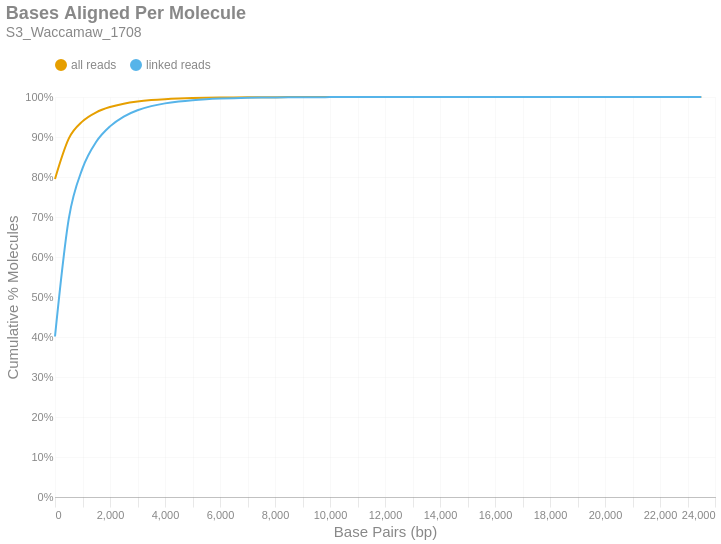

Notebook code cell kept with this figure:
### Markdown cell above
### Bases Aligned Per Molecule
This is a cumulative frequency distribution showing the number of base pairs aligned per unique molecule. These data are shown in 500 bp bins. There are two distributions: one with `all reads` (yellow) and another with only `linked reads` (blue). The percent of molecules in the `linked reads` distribution is relative to the total number of linked molecules.

### Code cell
if SKIPLR:
    print_html(f"Skipped")
else:
    binned_df = consolidated_hist(valids['aligned_bp'], mask, 500, True)
    with SafeRender(binned_df):
        (
            density_plot(binned_df, 'Bases Aligned Per Molecule', samplename, 'basesper')
            .encode(
                x=alt.X('bin:Q', title="Base Pairs (bp)").axis(tickMinStep=500).scale(padding=0),
                y=alt.Y('value:Q', title='Cumulative % Molecules')
                    .axis(format='%')
                    .scale(domain = [0,1])
                    .stack(False),
                color=alt.Color("key:N").scale(domain = ["all reads", "linked reads"]),
                tooltip = [
                    alt.Tooltip("key:N", title = "Data Type"),
                    alt.Tooltip("range_label:N", title="Bases Aligned Per Molecule"),
                    alt.Tooltip("value:Q", format = ".2%", title="% Molecules (Cum.)")
                ]
            )
        ).display()

### Figure 1 — Vega-Lite specification as saved in the notebook (floating-point values rounded to 4 significant figures)
{"width": "container", "height": 400, "config": {"title": {"anchor": "start", "dy": -15, "fontSize": 18, "color": "#888888", "subtitleColor": "#888888", "subtitleFontSize": 14}, "arc": {"fill": "#0072B2"}, "axis": {"domainColor": "#888888", "domainWidth": 0.5, "gridWidth": 0.2, "grid": false, "titleFontWeight": 400, "titleFontSize": 15, "labelFontSize": 11, "labelColor": "#888888", "tickColor": "#888888", "tickWidth": 0.2, "titleColor": "#888888"}, "axisBand": {"grid": false}, "axisX": {"grid": true, "tickSize": 10, "domainCap": "round"}, "axisY": {"domain": false, "grid": true, "tickSize": 0, "domainCap": "round"}, "background": "transparent", "header": {"labelFontSize": 15, "labelColor": "#888888", "titleFontSize": 15, "titleFontWeight": 600, "titleColor": "#888888"}, "legend": {"labelFont": "sans-serif", "labelFontSize": 12, "labelColor": "#888888", "symbolSize": 100, "symbolType": "circle", "titleFontSize": 12, "titlePadding": 10, "titleColor": "#888888", "title": null, "orient": "top"}, "range": {"category": ["#E69F00", "#56B4E9", "#009E73", "#F0E442", "#0072B2", "#D55E00", "#CC79A7", "#000000"], "diverging": ["#cfe8f3", "#a2d4ec", "#73bfe2", "#46abdb", "#1696d2", "#12719e"]}, "area": {"fill": "#0072B2", "fillOpacity": 0.7, "line": true, "strokeOpacity": 0.7}, "line": {"color": "#0072B2", "stroke": "#0072B2", "strokeWidth": 2}, "trail": {"color": "#0072B2", "stroke": "#0072B2", "strokeWidth": 0, "size": 1}, "point": {"filled": true, "fillOpacity": 1.0, "size": 95}, "text": {"color": "#888888", "fontSize": 11, "align": "right", "fontWeight": 400, "size": 11}, "bar": {"fill": "#0072B2", "stroke": null}, "view": {"stroke": null, "continuousWidth": 660, "continuousHeight": 400}}, "data": {"name": "data-2dcd217e088060f3dbf3d3257f77bb56"}, "mark": {"type": "line", "interpolate": "monotone", "point": {"opacity": 0, "size": 275}}, "encoding": {"color": {"field": "key", "scale": {"domain": ["all reads", "linked reads"]}, "type": "nominal"}, "tooltip": [{"field": "key", "title": "Data Type", "type": "nominal"}, {"field": "range_label", "title": "Bases Aligned Per Molecule", "type": "nominal"}, {"field": "value", "format": ".2%", "title": "% Molecules (Cum.)", "type": "quantitative"}], "x": {"axis": {"tickMinStep": 500}, "field": "bin", "scale": {"padding": 0}, "title": "Base Pairs (bp)", "type": "quantitative"}, "y": {"axis": {"format": "%"}, "field": "value", "scale": {"domain": [0, 1]}, "stack": false, "title": "Cumulative % Molecules", "type": "quantitative"}}, "params": [{"name": "param_c36ac31b6afebe62", "select": {"type": "point", "fields": ["key"]}, "bind": "legend"}], "title": {"text": "Bases Aligned Per Molecule", "subtitle": "S3_Waccamaw_1708"}, "transform": [{"fold": ["all reads (cumsum)", "linked reads (cumsum)"]}, {"calculate": "replace(datum.key, ' (cumsum)', '')", "as": "key"}, {"filter": {"param": "param_c36ac31b6afebe62"}}], "usermeta": {"embedOptions": {"downloadFileName": "S3_Waccamaw_1708.basesper"}}, "$schema": "https://vega.github.io/schema/vega-lite/v6.1.0.json", "datasets": {"data-2dcd217e088060f3dbf3d3257f77bb56": [{"bin": "0.0", "interval": "0.0-500.0", "all reads": 0.7951, "linked reads": 0.4013, "all reads (cumsum)": 0.7951, "linked reads (cumsum)": 0.4013, "range_label": "0-499"}, {"bin": "500.0", "interval": "500.0-1000.0", "all reads": 0.1008, "linked reads": 0.2939, "all reads (cumsum)": 0.8959, "linked reads (cumsum)": 0.6951, "range_label": "500-999"}, {"bin": "1000.0", "interval": "1000.0-1500.0", "all reads": 0.04315, "linked reads": 0.1264, "all reads (cumsum)": 0.9391, "linked reads (cumsum)": 0.8215, "range_label": "1000-1499"}, {"bin": "1500.0", "interval": "1500.0-2000.0", "all reads": 0.02276, "linked reads": 0.06666, "all reads (cumsum)": 0.9618, "linked reads (cumsum)": 0.8882, "range_label": "1500-1999"}, {"bin": "2000.0", "interval": "2000.0-2500.0", "all reads": 0.01312, "linked reads": 0.03842, "all reads (cumsum)": 0.9749, "linked reads (cumsum)": 0.9266, "range_label": "2000-2499"}, {"bin": "2500.0", "interval": "2500.0-3000.0", "all reads": 0.008385, "linked reads": 0.02456, "all reads (cumsum)": 0.9833, "linked reads (cumsum)": 0.9512, "range_label": "2500-2999"}, {"bin": "3000.0", "interval": "3000.0-3500.0", "all reads": 0.005364, "linked reads": 0.01571, "all reads (cumsum)": 0.9887, "linked reads (cumsum)": 0.9669, "range_label": "3000-3499"}, {"bin": "3500.0", "interval": "3500.0-4000.0", "all reads": 0.003531, "linked reads": 0.01034, "all reads (cumsum)": 0.9922, "linked reads (cumsum)": 0.9772, "range_label": "3500-3999"}, {"bin": "4000.0", "interval": "4000.0-4500.0", "all reads": 0.002341, "linked reads": 0.006857, "all reads (cumsum)": 0.9946, "linked reads (cumsum)": 0.9841, "range_label": "4000-4499"}, {"bin": "4500.0", "interval": "4500.0-5000.0", "all reads": 0.001608, "linked reads": 0.004711, "all reads (cumsum)": 0.9962, "linked reads (cumsum)": 0.9888, "range_label": "4500-4999"}, {"bin": "5000.0", "interval": "5000.0-5500.0", "all reads": 0.001135, "linked reads": 0.003325, "all reads (cumsum)": 0.9973, "linked reads (cumsum)": 0.9921, "range_label": "5000-5499"}, {"bin": "5500.0", "interval": "5500.0-6000.0", "all reads": 0.0007833, "linked reads": 0.002294, "all reads (cumsum)": 0.9981, "linked reads (cumsum)": 0.9944, "range_label": "5500-5999"}, {"bin": "6000.0", "interval": "6000.0-6500.0", "all reads": 0.0005362, "linked reads": 0.001571, "all reads (cumsum)": 0.9986, "linked reads (cumsum)": 0.996, "range_label": "6000-6499"}, {"bin": "6500.0", "interval": "6500.0-7000.0", "all reads": 0.0003857, "linked reads": 0.00113, "all reads (cumsum)": 0.999, "linked reads (cumsum)": 0.9971, "range_label": "6500-6999"}, {"bin": "7000.0", "interval": "7000.0-7500.0", "all reads": 0.0002862, "linked reads": 0.0008382, "all reads (cumsum)": 0.9993, "linked reads (cumsum)": 0.9979, "range_label": "7000-7499"}, {"bin": "7500.0", "interval": "7500.0-8000.0", "all reads": 0.0001964, "linked reads": 0.0005754, "all reads (cumsum)": 0.9995, "linked reads (cumsum)": 0.9985, "range_label": "7500-7999"}, {"bin": "8000.0", "interval": "8000.0-8500.0", "all reads": 0.000144, "linked reads": 0.0004217, "all reads (cumsum)": 0.9996, "linked reads (cumsum)": 0.9989, "range_label": "8000-8499"}, {"bin": "8500.0", "interval": "8500.0-9000.0", "all reads": 0.0001022, "linked reads": 0.0002995, "all reads (cumsum)": 0.9997, "linked reads (cumsum)": 0.9992, "range_label": "8500-8999"}, {"bin": "9000.0", "interval": "9000.0-9500.0", "all reads": 7.143e-05, "linked reads": 0.0002092, "all reads (cumsum)": 0.9998, "linked reads (cumsum)": 0.9994, "range_label": "9000-9499"}, {"bin": "9500.0", "interval": "9500.0-10000.0", "all reads": 5.089e-05, "linked reads": 0.0001491, "all reads (cumsum)": 0.9999, "linked reads (cumsum)": 0.9996, "range_label": "9500-9999"}, {"bin": "10000.0", "interval": "10000.0-10500.0", "all reads": 4.063e-05, "linked reads": 0.000119, "all reads (cumsum)": 0.9999, "linked reads (cumsum)": 0.9997, "range_label": "10000-10499"}, {"bin": "10500.0", "interval": "10500.0-11000.0", "all reads": 2.679e-05, "linked reads": 7.846e-05, "all reads (cumsum)": 0.9999, "linked reads (cumsum)": 0.9998, "range_label": "10500-10999"}, {"bin": "11000.0", "interval": "11000.0-11500.0", "all reads": 1.964e-05, "linked reads": 5.754e-05, "all reads (cumsum)": 0.9999, "linked reads (cumsum)": 0.9998, "range_label": "11000-11499"}, {"bin": "11500.0", "interval": "11500.0-12000.0", "all reads": 1.629e-05, "linked reads": 4.773e-05, "all reads (cumsum)": 1.0, "linked reads (cumsum)": 0.9999, "range_label": "11500-11999"}, {"bin": "12000.0", "interval": "12000.0-12500.0", "all reads": 8.259e-06, "linked reads": 2.419e-05, "all reads (cumsum)": 1.0, "linked reads (cumsum)": 0.9999, "range_label": "12000-12499"}, {"bin": "12500.0", "interval": "12500.0-13000.0", "all reads": 7.143e-06, "linked reads": 2.092e-05, "all reads (cumsum)": 1.0, "linked reads (cumsum)": 0.9999, "range_label": "12500-12999"}, {"bin": "13000.0", "interval": "13000.0-13500.0", "all reads": 4.464e-06, "linked reads": 1.308e-05, "all reads (cumsum)": 1.0, "linked reads (cumsum)": 1.0, "range_label": "13000-13499"}, {"bin": "13500.0", "interval": "13500.0-14000.0", "all reads": 4.241e-06, "linked reads": 1.242e-05, "all reads (cumsum)": 1.0, "linked reads (cumsum)": 1.0, "range_label": "13500-13999"}, {"bin": "14000.0", "interval": "14000.0-14500.0", "all reads": 3.125e-06, "linked reads": 9.154e-06, "all reads (cumsum)": 1.0, "linked reads (cumsum)": 1.0, "range_label": "14000-14499"}, {"bin": "14500.0", "interval": "14500.0-15000.0", "all reads": 2.455e-06, "linked reads": 7.192e-06, "all reads (cumsum)": 1.0, "linked reads (cumsum)": 1.0, "range_label": "14500-14999"}, {"bin": "15000.0", "interval": "15000.0-15500.0", "all reads": 2.009e-06, "linked reads": 5.885e-06, "all reads (cumsum)": 1.0, "linked reads (cumsum)": 1.0, "range_label": "15000-15499"}, {"bin": "15500.0", "interval": "15500.0-16000.0", "all reads": 8.929e-07, "linked reads": 2.615e-06, "all reads (cumsum)": 1.0, "linked reads (cumsum)": 1.0, "range_label": "15500-15999"}, {"bin": "16000.0", "interval": "16000.0-16500.0", "all reads": 4.464e-07, "linked reads": 1.308e-06, "all reads (cumsum)": 1.0, "linked reads (cumsum)": 1.0, "range_label": "16000-16499"}, {"bin": "16500.0", "interval": "16500.0-17000.0", "all reads": 1.563e-06, "linked reads": 4.577e-06, "all reads (cumsum)": 1.0, "linked reads (cumsum)": 1.0, "range_label": "16500-16999"}, {"bin": "17000.0", "interval": "17000.0-17500.0", "all reads": 4.464e-07, "linked reads": 1.308e-06, "all reads (cumsum)": 1.0, "linked reads (cumsum)": 1.0, "range_label": "17000-17499"}, {"bin": "17500.0", "interval": "17500.0-18000.0", "all reads": 0.0, "linked reads": 0.0, "all reads (cumsum)": 1.0, "linked reads (cumsum)": 1.0, "range_label": "17500-17999"}, {"bin": "18000.0", "interval": "18000.0-18500.0", "all reads": 4.464e-07, "linked reads": 1.308e-06, "all reads (cumsum)": 1.0, "linked reads (cumsum)": 1.0, "range_label": "18000-18499"}, {"bin": "18500.0", "interval": "18500.0-19000.0", "all reads": 2.232e-07, "linked reads": 6.539e-07, "all reads (cumsum)": 1.0, "linked reads (cumsum)": 1.0, "range_label": "18500-18999"}, {"bin": "19000.0", "interval": "19000.0-19500.0", "all reads": 0.0, "linked reads": 0.0, "all reads (cumsum)": 1.0, "linked reads (cumsum)": 1.0, "range_label": "19000-19499"}, {"bin": "19500.0", "interval": "19500.0-20000.0", "all reads": 0.0, "linked reads": 0.0, "all reads (cumsum)": 1.0, "linked reads (cumsum)": 1.0, "range_label": "19500-19999"}, {"bin": "20000.0", "interval": "20000.0-20500.0", "all reads": 0.0, "linked reads": 0.0, "all reads (cumsum)": 1.0, "linked reads (cumsum)": 1.0, "range_label": "20000-20499"}, {"bin": "20500.0", "interval": "20500.0-21000.0", "all reads": 0.0, "linked reads": 0.0, "all reads (cumsum)": 1.0, "linked reads (cumsum)": 1.0, "range_label": "20500-20999"}, {"bin": "21000.0", "interval": "21000.0-21500.0", "all reads": 0.0, "linked reads": 0.0, "all reads (cumsum)": 1.0, "linked reads (cumsum)": 1.0, "range_label": "21000-21499"}, {"bin": "21500.0", "interval": "21500.0-22000.0", "all reads": 0.0, "linked reads": 0.0, "all reads (cumsum)": 1.0, "linked reads (cumsum)": 1.0, "range_label": "21500-21999"}, {"bin": "22000.0", "interval": "22000.0-22500.0", "all reads": 4.464e-07, "linked reads": 1.308e-06, "all reads (cumsum)": 1.0, "linked reads (cumsum)": 1.0, "range_label": "22000-22499"}, {"bin": "22500.0", "interval": "22500.0-23000.0", "all reads": 0.0, "linked reads": 0.0, "all reads (cumsum)": 1.0, "linked reads (cumsum)": 1.0, "range_label": "22500-22999"}, {"bin": "23000.0", "interval": "23000.0-23500.0", "all reads": 0.0, "linked reads": 0.0, "all reads (cumsum)": 1.0, "linked reads (cumsum)": 1.0, "range_label": "23000-23499"}, {"bin": "23500.0", "interval": "23500.0-24000.0", "all reads": 2.232e-07, "linked reads": 6.539e-07, "all reads (cumsum)": 1.0, "linked reads (cumsum)": 1.0, "range_label": "23500-23999"}]}}
